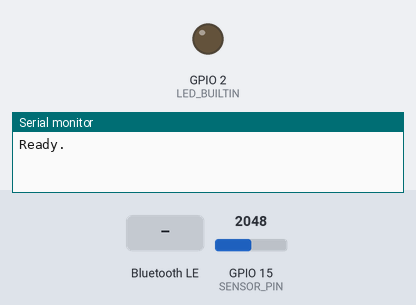
The program below on a simulated ESP32. On the bench: output pins drawn as LEDs (lit = HIGH), the last lines printed to the serial monitor. The test bench sets the inputs (shaded band); at power-on: GPIO 15 (SENSOR_PIN) = 2048. Nothing arrives over Bluetooth unless stated; a phone connects over Bluetooth LE 3 s after start.

Above: at 1.2 s.
1.3 s: GPIO 15 (SENSOR_PIN) set to 960
At 3.0 s:
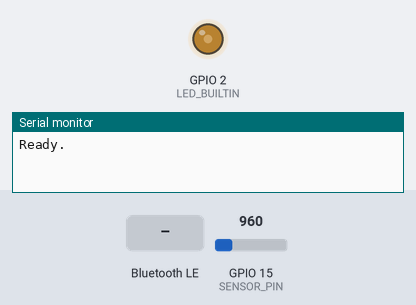
3.5 s: Bluetooth LE write "off" received
At 3.8 s:
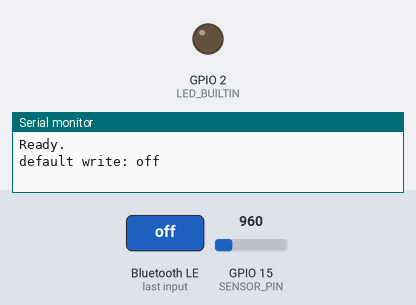
6.5 s: Bluetooth LE write "on" received
At 7.3 s:
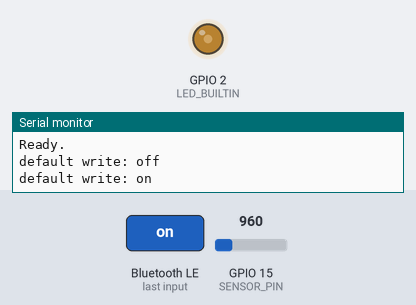
9.5 s: GPIO 15 (SENSOR_PIN) set to 1043
At 10.7 s:
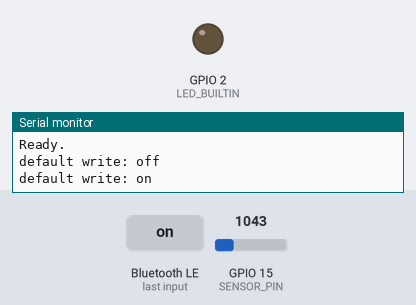
Timing chart, 0 to 12.0 s (numbered marks = the images above; inputs shaded):
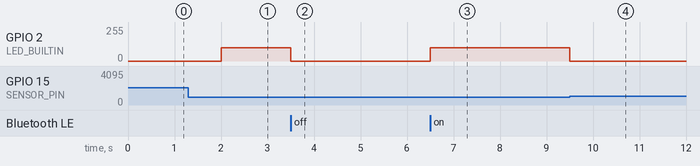

Measured:
- the behaviour switches between 999 and 1000 on GPIO 15 (SENSOR_PIN) (found by bisection; images 3 and 4)
- after the input at 1.3 s, GPIO 2 (LED_BUILTIN): 0/255 → 100/255 after 0.71 s
- after the input at 3.5 s, GPIO 2 (LED_BUILTIN): 100/255 → 0/255 at once
- after the input at 6.5 s, GPIO 2 (LED_BUILTIN): 0/255 → 100/255 at once
- after the input at 9.5 s, GPIO 2 (LED_BUILTIN): 100/255 → 0/255 at once

The program:

main.cpp
```cpp
/*
    Based on Neil Kolban example for IDF: https://github.com/nkolban/esp32-snippets/blob/master/cpp_utils/tests/BLE%20Tests/SampleServer.cpp
    Ported to Arduino ESP32 by Evandro Copercini
    updates by chegewara
*/

#include <Arduino.h>
#include <BLEDevice.h>
#include <BLEUtils.h>
#include <BLEServer.h>

// See the following for generating UUIDs:
// https://www.uuidgenerator.net/

#define SERVICE_UUID        "4fafc201-1fb5-459e-8fcc-c5c9c331914b"
#define CHARACTERISTIC_UUID "beb5483e-36e1-4688-b7f5-ea07361b26a7"
#define CONFIG_CHARACTERISTIC_UUID "aeb5483e-46e1-5688-c7f5-ea07361b26a9"
#define SENSOR_PIN 15
#define LED_BUILTIN 2
#define LED_CHANNEL 0
#define OFFLINE_TARGET_RESET_TIMEOUT 1000

bool isOn = true;
bool isHit = false;
int brightness = 100;
int hitThreshold = 1000;     // Out of 4095
int hitForce = 0;
unsigned long resetTime = millis();
unsigned long hitDuration = 0;

BLEServer *pServer;
bool advertisingStarted = false;

void targetReset() {
    isOn = true;

    // Reset hit parameters
    isHit = false;
    resetTime = millis();
    hitDuration = 0;
    hitForce = 0;
}

class TargetCallbacks : public BLECharacteristicCallbacks {
    void onWrite(BLECharacteristic *pCharacteristic) override {
        advertisingStarted = false;
        std::string value = pCharacteristic->getValue();
        Serial.print("default write: ");
        Serial.println(value.c_str());

        if (value.length() <= 0) {
            return;
        }

        if (value == "on") {
            targetReset();
            return;
        }

        if (value == "off") {
            isHit = false;
            isOn = false;
            return;
        }
    }

    void onRead(BLECharacteristic *pCharacteristic) override {
        advertisingStarted = false;

        if (isHit) {
            char *buffer;
            asprintf(&buffer, "hit;%d;%lu", hitForce, hitDuration);
            pCharacteristic->setValue(buffer);
        } else if (isOn) {
            pCharacteristic->setValue("on");
        } else {
            pCharacteristic->setValue("off");
        }
    }
};

class ConfigCallback : public BLECharacteristicCallbacks {
    typedef enum {
        NONE,
        FORCE,
        BRIGHTNESS,
    } ReadValue;
    ReadValue requestedReadValue = ReadValue::NONE;

    void onWrite(BLECharacteristic *pCharacteristic) override {
        advertisingStarted = false;
        std::string value = pCharacteristic->getValue();
        Serial.print("config write: ");
        Serial.println(value.c_str());

        if (value.length() <= 0) {
            return;
        }

        if (value.rfind("read;", 0) == 0 && value.length() < 5 + 8) {
            char request[8];
            sscanf(value.c_str(), "read;%s", request);
            if (strcmp(request, "force") == 0) {
                requestedReadValue = ReadValue::FORCE;
            } else if (strcmp(request, "bright") == 0) {
                requestedReadValue = ReadValue::BRIGHTNESS;
            } else {
                requestedReadValue = ReadValue::NONE;
            }
            return;
        }

        if (value.rfind("force;", 0) == 0) {
            int newValue;
            sscanf(value.c_str(), "force;%d", &newValue);
            if (newValue > 0) {
                hitThreshold = newValue;
            }
            return;
        }

        if (value.rfind("bright;") == 0) {
            int newValue;
            sscanf(value.c_str(), "bright;%d", &newValue);
            if (newValue > 0 && newValue < 256) {
                brightness = newValue;
            }
            return;
        }
    }

    void onRead(BLECharacteristic *pCharacteristic) override {
        advertisingStarted = false;

        char *buffer;
        switch (requestedReadValue) {
            case ReadValue::FORCE:
                asprintf(&buffer, "force;%d", hitThreshold);
                break;
            case ReadValue::BRIGHTNESS:
                asprintf(&buffer, "bright;%d", brightness);
                break;
            default:
                pCharacteristic->setValue("");
                return;
        }

        pCharacteristic->setValue(buffer);
    }
};

void checkIfIsHit() {
    int value = analogRead(SENSOR_PIN);
    if (value < hitThreshold || value == 4095 || value == 2047 || value == 1023) {
        return;
    }

    isOn = false;
    isHit = true;

    if (hitDuration == 0) {
        hitDuration = millis() - resetTime;
    }

    if (value > hitForce) {
        hitForce = value;
    }
}

void outputIsHit() {
    if (isOn) {
        ledcWrite(LED_CHANNEL, brightness);
    } else {
        ledcWrite(LED_CHANNEL, 0);
    }
}

/*
 * Run in loop:
 *   void loop() {
 *     testPiezoReadings();
 *   }
 */
void testPiezoReadings() {
    static int values[64] = {0};
    static int valuesIndex = 0;
    static int valuesPrintedIndex = valuesIndex;
    static int prevValue = -1;
    static int printTimeout = 0;

    int value = analogRead(SENSOR_PIN);
    if (value != prevValue) {
        prevValue = value;
        values[valuesIndex++] = value;

        if (valuesIndex >= 64) {
            valuesIndex = 0;
        }
    }

    if (printTimeout == 0 && valuesPrintedIndex != valuesIndex) {
        Serial.println(values[valuesPrintedIndex++]);

        if (valuesPrintedIndex >= 64) {
            valuesPrintedIndex = 0;
        }

        printTimeout = 50;
    }

    if (printTimeout > 0) {
        printTimeout--;
    }
    delay(1);
}

void executeOfflineMode() {
    if (pServer->getConnectedCount() > 0) {
        return;
    }

    if (!isHit) {
        return;
    }

    if (resetTime + hitDuration + OFFLINE_TARGET_RESET_TIMEOUT > millis()) {
        return;
    }

    targetReset();
}

void setup() {
    Serial.begin(115200);

    pinMode(LED_BUILTIN, OUTPUT);
    pinMode(SENSOR_PIN, INPUT);
    ledcSetup(0, 4000, 8);
    ledcAttachPin(LED_BUILTIN, LED_CHANNEL);

    BLEDevice::init("Target Practice");
    pServer = BLEDevice::createServer();

    // Create custom service
    BLEService *pService = pServer->createService(SERVICE_UUID);

    BLECharacteristic *pCharacteristic = pService->createCharacteristic(
            CHARACTERISTIC_UUID,
            BLECharacteristic::PROPERTY_READ |
            BLECharacteristic::PROPERTY_WRITE |
            BLECharacteristic::PROPERTY_NOTIFY
    );
    pCharacteristic->setCallbacks(new TargetCallbacks());
    pCharacteristic->setValue("");

    BLECharacteristic *configCharacteristic = pService->createCharacteristic(
            CONFIG_CHARACTERISTIC_UUID,
            BLECharacteristic::PROPERTY_READ |
            BLECharacteristic::PROPERTY_WRITE
    );
    configCharacteristic->setCallbacks(new ConfigCallback());
    configCharacteristic->setValue("");

    pService->start();

    // Start advertising
    BLEAdvertising *pAdvertising = pServer->getAdvertising();
    pAdvertising->start();
    advertisingStarted = true;

    Serial.println("Ready.");
}

void loop() {
    checkIfIsHit();
    outputIsHit();
    executeOfflineMode();
    if (!advertisingStarted && pServer->getConnectedCount() == 0) {
        pServer->startAdvertising();
        advertisingStarted = true;
    }
    delay(2);
}
```

classicbluetooth.cpp
```cpp
//#include <Arduino.h>
//
//#include "BluetoothSerial.h"
//
//#if !defined(CONFIG_BT_ENABLED) || !defined(CONFIG_BLUEDROID_ENABLED)
//#error Bluetooth is not enabled! Please run 'make menuconfig' to and enable it
//#endif
//
//#define LED_BUILTIN 2
//
//BluetoothSerial SerialBT;
//
//void setup() {
//    Serial.begin(115200);
//    SerialBT.begin("Target Practice"); //Bluetooth device name
//    pinMode(LED_BUILTIN, OUTPUT);
//    digitalWrite(LED_BUILTIN, LOW);
//    Serial.println("Ready.");
//}
//
//void loop() {
//    static char receiveBuffer[8] = "";
//    static uint8_t receiveBufferIndex = 0;
//
//    if (Serial.available()) {
//        SerialBT.write(Serial.read());
//    }
//
//    if (SerialBT.available()) {
//        char receivedChar = SerialBT.read();
//        if (receivedChar == 10) {
//            return;
//        }
//
//        if (receivedChar == 13) {
//            Serial.write(receiveBuffer);
//            Serial.print('\n');
//
//            if (strcmp(receiveBuffer, "on") == 0) {
//                digitalWrite(LED_BUILTIN, HIGH);
//            } else if (strcmp(receiveBuffer, "off") == 0) {
//                digitalWrite(LED_BUILTIN, LOW);
//            }
//
//            // Reset buffer
//            for (char &i: receiveBuffer) {
//                i = 0;
//            }
//            receiveBufferIndex = 0;
//        } else {
//            receiveBuffer[receiveBufferIndex++] = receivedChar;
//            if (receiveBufferIndex >= 8) {
//                receiveBufferIndex = 0;
//            }
//        }
//    }
//    delay(20);
//}
```
